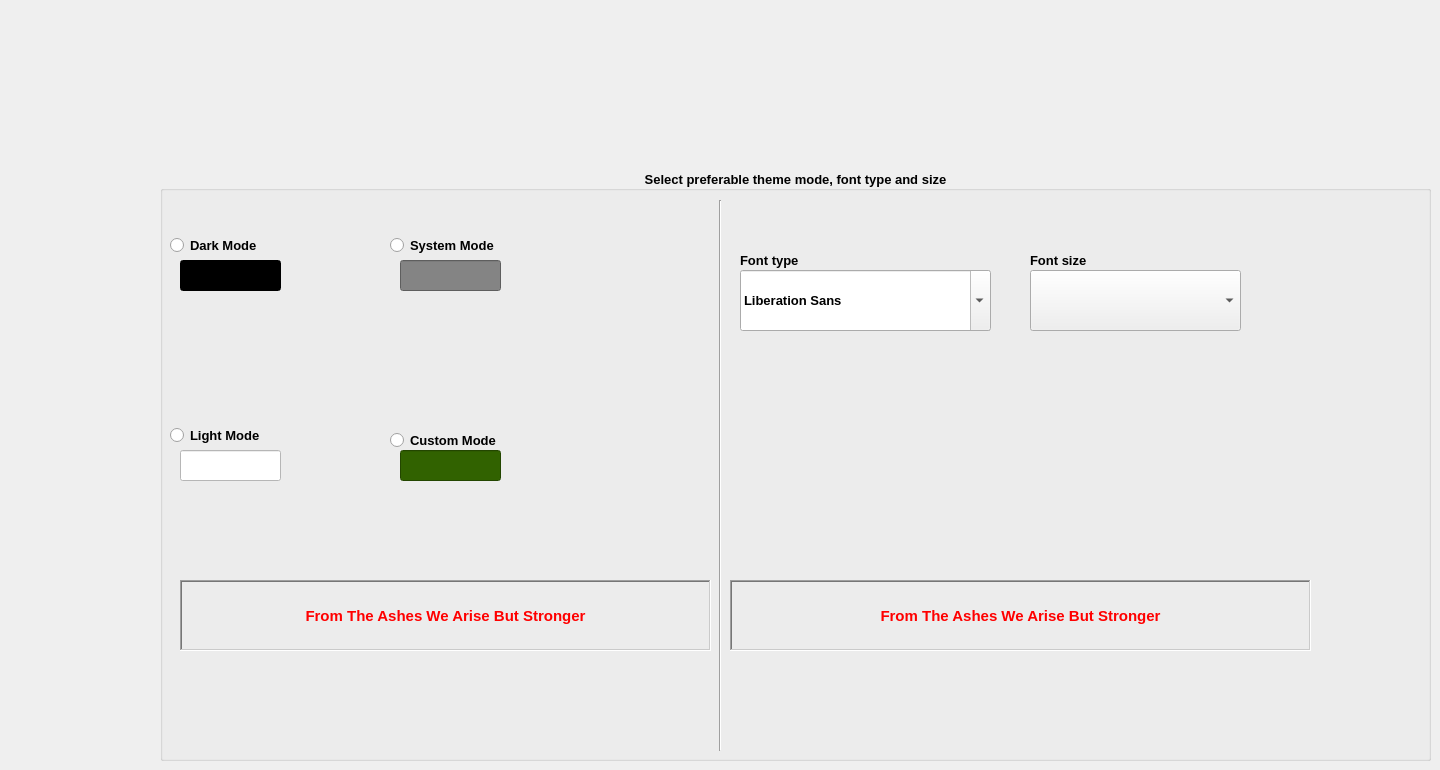
     <widget class="QWidget" name="theme_tab">
      <attribute name="title">
       <string>Themes</string>
      </attribute>
      <widget class="QGroupBox" name="groupBox">
       <property name="geometry">
        <rect>
         <x>160</x>
         <y>170</y>
         <width>1271</width>
         <height>591</height>
        </rect>
       </property>
       <property name="font">
        <font>
         <family>Segoe UI</family>
         <pointsize>10</pointsize>
         <weight>75</weight>
         <bold>true</bold>
        </font>
       </property>
       <property name="title">
        <string>Select preferable theme mode, font type and size</string>
       </property>
       <property name="alignment">
        <set>Qt::AlignCenter</set>
       </property>
       <widget class="QRadioButton" name="System_theme_radioButton">
        <property name="geometry">
         <rect>
          <x>230</x>
          <y>60</y>
          <width>141</width>
          <height>31</height>
         </rect>
        </property>
        <property name="font">
         <font>
          <weight>75</weight>
          <bold>true</bold>
         </font>
        </property>
        <property name="text">
         <string>System Mode</string>
        </property>
       </widget>
       <widget class="QRadioButton" name="DarkMode_theme_radioButton">
        <property name="geometry">
         <rect>
          <x>10</x>
          <y>60</y>
          <width>121</width>
          <height>31</height>
         </rect>
        </property>
        <property name="font">
         <font>
          <weight>75</weight>
          <bold>true</bold>
         </font>
        </property>
        <property name="text">
         <string>Dark Mode</string>
        </property>
       </widget>
       <widget class="QRadioButton" name="LightMode_theme_radioButton">
        <property name="geometry">
         <rect>
          <x>10</x>
          <y>250</y>
          <width>121</width>
          <height>31</height>
         </rect>
        </property>
        <property name="font">
         <font>
          <weight>75</weight>
          <bold>true</bold>
         </font>
        </property>
        <property name="text">
         <string>Light Mode</string>
        </property>
       </widget>
       <widget class="QRadioButton" name="Custom_theme_radioButton">
        <property name="geometry">
         <rect>
          <x>230</x>
          <y>260</y>
          <width>121</width>
          <height>21</height>
         </rect>
        </property>
        <property name="font">
         <font>
          <weight>75</weight>
          <bold>true</bold>
         </font>
        </property>
        <property name="text">
         <string>Custom Mode</string>
        </property>
       </widget>
       <widget class="QFontComboBox" name="fontComboBox">
        <property name="geometry">
         <rect>
          <x>580</x>
          <y>100</y>
          <width>251</width>
          <height>61</height>
         </rect>
        </property>
       </widget>
       <widget class="QComboBox" name="comboBox_2">
        <property name="geometry">
         <rect>
          <x>870</x>
          <y>100</y>
          <width>211</width>
          <height>61</height>
         </rect>
        </property>
       </widget>
       <widget class="QLabel" name="label">
        <property name="geometry">
         <rect>
          <x>580</x>
          <y>80</y>
          <width>91</width>
          <height>20</height>
         </rect>
        </property>
        <property name="font">
         <font>
          <pointsize>10</pointsize>
          <weight>75</weight>
          <bold>true</bold>
         </font>
        </property>
        <property name="text">
         <string>Font type</string>
        </property>
       </widget>
       <widget class="QLabel" name="label_2">
        <property name="geometry">
         <rect>
          <x>870</x>
          <y>80</y>
          <width>91</width>
          <height>20</height>
         </rect>
        </property>
        <property name="font">
         <font>
          <pointsize>10</pointsize>
          <weight>75</weight>
          <bold>true</bold>
         </font>
        </property>
        <property name="text">
         <string>Font size</string>
        </property>
       </widget>
       <widget class="Line" name="line">
        <property name="geometry">
         <rect>
          <x>550</x>
          <y>30</y>
          <width>21</width>
          <height>551</height>
         </rect>
        </property>
        <property name="orientation">
         <enum>Qt::Vertical</enum>
        </property>
       </widget>
       <widget class="QLabel" name="sample_Text">
        <property name="geometry">
         <rect>
          <x>570</x>
          <y>410</y>
          <width>581</width>
          <height>71</height>
         </rect>
        </property>
        <property name="font">
         <font>
          <pointsize>11</pointsize>
          <weight>75</weight>
          <bold>true</bold>
         </font>
        </property>
        <property name="styleSheet">
         <string notr="true">color: red</string>
        </property>
        <property name="frameShape">
         <enum>QFrame::WinPanel</enum>
        </property>
        <property name="frameShadow">
         <enum>QFrame::Sunken</enum>
        </property>
        <property name="lineWidth">
         <number>15</number>
        </property>
        <property name="text">
         <string>From The Ashes We Arise But Stronger</string>
        </property>
        <property name="alignment">
         <set>Qt::AlignCenter</set>
        </property>
       </widget>
       <widget class="QLineEdit" name="show_Id_4">
        <property name="geometry">
         <rect>
          <x>240</x>
          <y>90</y>
          <width>101</width>
          <height>31</height>
         </rect>
        </property>
        <property name="styleSheet">
         <string notr="true">
background-color: rgb(132, 132, 132);</string>
        </property>
        <property name="clearButtonEnabled">
         <bool>true</bool>
        </property>
       </widget>
       <widget class="QLineEdit" name="show_Id_5">
        <property name="geometry">
         <rect>
          <x>20</x>
          <y>90</y>
          <width>101</width>
          <height>31</height>
         </rect>
        </property>
        <property name="styleSheet">
         <string notr="true">background-color:black;</string>
        </property>
        <property name="clearButtonEnabled">
         <bool>true</bool>
        </property>
       </widget>
       <widget class="QLineEdit" name="show_Id_6">
        <property name="geometry">
         <rect>
          <x>20</x>
          <y>280</y>
          <width>101</width>
          <height>31</height>
         </rect>
        </property>
        <property name="styleSheet">
         <string notr="true">background-color:white;</string>
        </property>
        <property name="clearButtonEnabled">
         <bool>true</bool>
        </property>
       </widget>
       <widget class="QLineEdit" name="show_Id_7">
        <property name="geometry">
         <rect>
          <x>240</x>
          <y>280</y>
          <width>101</width>
          <height>31</height>
         </rect>
        </property>
        <property name="styleSheet">
         <string notr="true">background-color: rgb(49, 98, 0);</string>
        </property>
        <property name="clearButtonEnabled">
         <bool>true</bool>
        </property>
       </widget>
       <widget class="QLabel" name="sample_Text_2">
        <property name="geometry">
         <rect>
          <x>20</x>
          <y>410</y>
          <width>531</width>
          <height>71</height>
         </rect>
        </property>
        <property name="font">
         <font>
          <pointsize>11</pointsize>
          <weight>75</weight>
          <bold>true</bold>
         </font>
        </property>
        <property name="styleSheet">
         <string notr="true">color: red</string>
        </property>
        <property name="frameShape">
         <enum>QFrame::WinPanel</enum>
        </property>
        <property name="frameShadow">
         <enum>QFrame::Sunken</enum>
        </property>
        <property name="lineWidth">
         <number>15</number>
        </property>
        <property name="text">
         <string>From The Ashes We Arise But Stronger</string>
        </property>
        <property name="alignment">
         <set>Qt::AlignCenter</set>
        </property>
       </widget>
      </widget>
     </widget>
